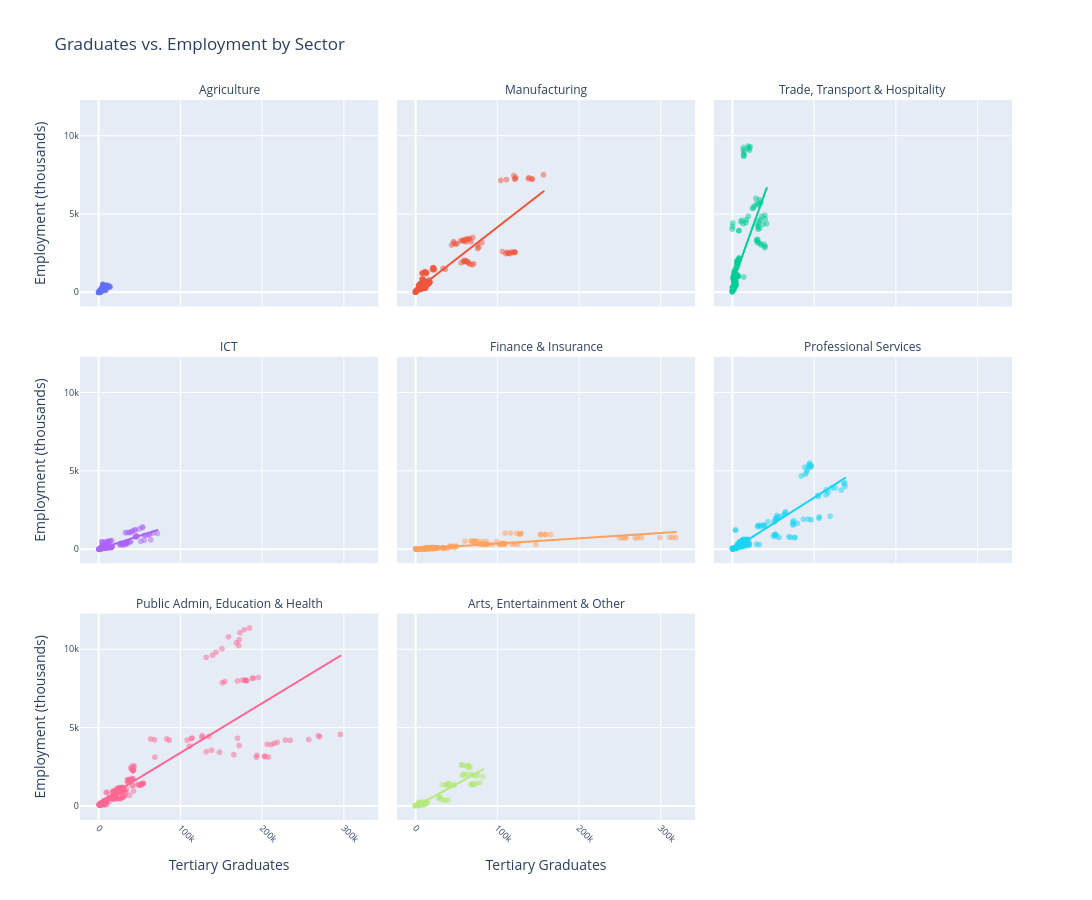

This figure's notebook cell:
### Code cell
fig = px.scatter(
    df_merged,
    x="graduates",
    y="employment_thousands",
    color="sector",
    facet_col="sector",
    facet_col_wrap=3,
    trendline="ols",
    opacity=0.5,
    title="Graduates vs. Employment by Sector",
    labels={"graduates": "Tertiary Graduates", "employment_thousands": "Employment (thousands)"},
    height=900,
    width=1100
)
fig.for_each_annotation(lambda a: a.update(text=a.text.split("=")[-1]))
fig.update_xaxes(tickangle=45, tickfont=dict(size=9))
fig.update_yaxes(tickfont=dict(size=9))
fig.update_layout(showlegend=False)
fig.show()

### Figure 1 — Plotly figure (JSON) as saved in the notebook; plotly's stock layout.template omitted (floating-point values rounded to 4 significant figures; data arrays with more than 128 entries replaced by an {"elided": "..."} marker saying what was removed)
{"data": [{"hovertemplate": "sector=Agriculture<br>Tertiary Graduates=%{x}<br>Employment (thousands)=%{y}<extra></extra>", "legendgroup": "Agriculture", "marker": {"color": "#636efa", "opacity": 0.5, "symbol": "circle"}, "mode": "markers", "name": "Agriculture", "showlegend": true, "type": "scattergl", "x": {"elided": "295 int values"}, "xaxis": "x7", "y": {"elided": "295 float values"}, "yaxis": "y7"}, {"hovertemplate": "<b>OLS trendline</b><br>employment_thousands = 0.0347913 * graduates + 21.5642<br>R<sup>2</sup>=0.721174<br><br>sector=Agriculture<br>Tertiary Graduates=%{x}<br>Employment (thousands)=%{y} <b>(trend)</b><extra></extra>", "legendgroup": "Agriculture", "marker": {"color": "#636efa", "symbol": "circle"}, "mode": "lines", "name": "Agriculture", "showlegend": false, "type": "scattergl", "x": {"elided": "295 int values"}, "xaxis": "x7", "y": {"elided": "295 float values"}, "yaxis": "y7"}, {"hovertemplate": "sector=Manufacturing<br>Tertiary Graduates=%{x}<br>Employment (thousands)=%{y}<extra></extra>", "legendgroup": "Manufacturing", "marker": {"color": "#EF553B", "opacity": 0.5, "symbol": "circle"}, "mode": "markers", "name": "Manufacturing", "showlegend": true, "type": "scattergl", "x": {"elided": "295 int values"}, "xaxis": "x8", "y": {"elided": "295 float values"}, "yaxis": "y8"}, {"hovertemplate": "<b>OLS trendline</b><br>employment_thousands = 0.0405667 * graduates + 89.1524<br>R<sup>2</sup>=0.804206<br><br>sector=Manufacturing<br>Tertiary Graduates=%{x}<br>Employment (thousands)=%{y} <b>(trend)</b><extra></extra>", "legendgroup": "Manufacturing", "marker": {"color": "#EF553B", "symbol": "circle"}, "mode": "lines", "name": "Manufacturing", "showlegend": false, "type": "scattergl", "x": {"elided": "295 int values"}, "xaxis": "x8", "y": {"elided": "295 float values"}, "yaxis": "y8"}, {"hovertemplate": "sector=Trade, Transport & Hospitality<br>Tertiary Graduates=%{x}<br>Employment (thousands)=%{y}<extra></extra>", "legendgroup": "Trade, Transport & Hospitality", "marker": {"color": "#00cc96", "opacity": 0.5, "symbol": "circle"}, "mode": "markers", "name": "Trade, Transport & Hospitality", "showlegend": true, "type": "scattergl", "x": {"elided": "293 int values"}, "xaxis": "x9", "y": {"elided": "293 float values"}, "yaxis": "y9"}, {"hovertemplate": "<b>OLS trendline</b><br>employment_thousands = 0.145605 * graduates + 526.819<br>R<sup>2</sup>=0.505643<br><br>sector=Trade, Transport & Hospitality<br>Tertiary Graduates=%{x}<br>Employment (thousands)=%{y} <b>(trend)</b><extra></extra>", "legendgroup": "Trade, Transport & Hospitality", "marker": {"color": "#00cc96", "symbol": "circle"}, "mode": "lines", "name": "Trade, Transport & Hospitality", "showlegend": false, "type": "scattergl", "x": {"elided": "293 int values"}, "xaxis": "x9", "y": {"elided": "293 float values"}, "yaxis": "y9"}, {"hovertemplate": "sector=ICT<br>Tertiary Graduates=%{x}<br>Employment (thousands)=%{y}<extra></extra>", "legendgroup": "ICT", "marker": {"color": "#ab63fa", "opacity": 0.5, "symbol": "circle"}, "mode": "markers", "name": "ICT", "showlegend": true, "type": "scattergl", "x": {"elided": "293 int values"}, "xaxis": "x4", "y": {"elided": "293 float values"}, "yaxis": "y4"}, {"hovertemplate": "<b>OLS trendline</b><br>employment_thousands = 0.01697 * graduates + 22.366<br>R<sup>2</sup>=0.771083<br><br>sector=ICT<br>Tertiary Graduates=%{x}<br>Employment (thousands)=%{y} <b>(trend)</b><extra></extra>", "legendgroup": "ICT", "marker": {"color": "#ab63fa", "symbol": "circle"}, "mode": "lines", "name": "ICT", "showlegend": false, "type": "scattergl", "x": {"elided": "293 int values"}, "xaxis": "x4", "y": {"elided": "293 float values"}, "yaxis": "y4"}, {"hovertemplate": "sector=Finance & Insurance<br>Tertiary Graduates=%{x}<br>Employment (thousands)=%{y}<extra></extra>", "legendgroup": "Finance & Insurance", "marker": {"color": "#FFA15A", "opacity": 0.5, "symbol": "circle"}, "mode": "markers", "name": "Finance & Insurance", "showlegend": true, "type": "scattergl", "x": {"elided": "293 int values"}, "xaxis": "x5", "y": {"elided": "293 float values"}, "yaxis": "y5"}, {"hovertemplate": "<b>OLS trendline</b><br>employment_thousands = 0.00339163 * graduates + 33.7691<br>R<sup>2</sup>=0.740011<br><br>sector=Finance & Insurance<br>Tertiary Graduates=%{x}<br>Employment (thousands)=%{y} <b>(trend)</b><extra></extra>", "legendgroup": "Finance & Insurance", "marker": {"color": "#FFA15A", "symbol": "circle"}, "mode": "lines", "name": "Finance & Insurance", "showlegend": false, "type": "scattergl", "x": {"elided": "293 int values"}, "xaxis": "x5", "y": {"elided": "293 float values"}, "yaxis": "y5"}, {"hovertemplate": "sector=Professional Services<br>Tertiary Graduates=%{x}<br>Employment (thousands)=%{y}<extra></extra>", "legendgroup": "Professional Services", "marker": {"color": "#19d3f3", "opacity": 0.5, "symbol": "circle"}, "mode": "markers", "name": "Professional Services", "showlegend": true, "type": "scattergl", "x": {"elided": "295 int values"}, "xaxis": "x6", "y": {"elided": "295 float values"}, "yaxis": "y6"}, {"hovertemplate": "<b>OLS trendline</b><br>employment_thousands = 0.0332732 * graduates + -24.9937<br>R<sup>2</sup>=0.789761<br><br>sector=Professional Services<br>Tertiary Graduates=%{x}<br>Employment (thousands)=%{y} <b>(trend)</b><extra></extra>", "legendgroup": "Professional Services", "marker": {"color": "#19d3f3", "symbol": "circle"}, "mode": "lines", "name": "Professional Services", "showlegend": false, "type": "scattergl", "x": {"elided": "295 int values"}, "xaxis": "x6", "y": {"elided": "295 float values"}, "yaxis": "y6"}, {"hovertemplate": "sector=Public Admin, Education & Health<br>Tertiary Graduates=%{x}<br>Employment (thousands)=%{y}<extra></extra>", "legendgroup": "Public Admin, Education & Health", "marker": {"color": "#FF6692", "opacity": 0.5, "symbol": "circle"}, "mode": "markers", "name": "Public Admin, Education & Health", "showlegend": true, "type": "scattergl", "x": {"elided": "295 int values"}, "xaxis": "x", "y": {"elided": "295 float values"}, "yaxis": "y"}, {"hovertemplate": "<b>OLS trendline</b><br>employment_thousands = 0.0316906 * graduates + 225.585<br>R<sup>2</sup>=0.668842<br><br>sector=Public Admin, Education & Health<br>Tertiary Graduates=%{x}<br>Employment (thousands)=%{y} <b>(trend)</b><extra></extra>", "legendgroup": "Public Admin, Education & Health", "marker": {"color": "#FF6692", "symbol": "circle"}, "mode": "lines", "name": "Public Admin, Education & Health", "showlegend": false, "type": "scattergl", "x": {"elided": "295 int values"}, "xaxis": "x", "y": {"elided": "295 float values"}, "yaxis": "y"}, {"hovertemplate": "sector=Arts, Entertainment & Other<br>Tertiary Graduates=%{x}<br>Employment (thousands)=%{y}<extra></extra>", "legendgroup": "Arts, Entertainment & Other", "marker": {"color": "#B6E880", "opacity": 0.5, "symbol": "circle"}, "mode": "markers", "name": "Arts, Entertainment & Other", "showlegend": true, "type": "scattergl", "x": {"elided": "295 int values"}, "xaxis": "x2", "y": {"elided": "295 float values"}, "yaxis": "y2"}, {"hovertemplate": "<b>OLS trendline</b><br>employment_thousands = 0.0286433 * graduates + -48.4051<br>R<sup>2</sup>=0.863951<br><br>sector=Arts, Entertainment & Other<br>Tertiary Graduates=%{x}<br>Employment (thousands)=%{y} <b>(trend)</b><extra></extra>", "legendgroup": "Arts, Entertainment & Other", "marker": {"color": "#B6E880", "symbol": "circle"}, "mode": "lines", "name": "Arts, Entertainment & Other", "showlegend": false, "type": "scattergl", "x": {"elided": "295 int values"}, "xaxis": "x2", "y": {"elided": "295 float values"}, "yaxis": "y2"}], "layout": {"annotations": [{"font": {}, "showarrow": false, "text": "Public Admin, Education & Health", "x": 0.16, "xanchor": "center", "xref": "paper", "y": 0.2867, "yanchor": "bottom", "yref": "paper"}, {"font": {}, "showarrow": false, "text": "Arts, Entertainment & Other", "x": 0.5, "xanchor": "center", "xref": "paper", "y": 0.2867, "yanchor": "bottom", "yref": "paper"}, {"font": {}, "showarrow": false, "text": "ICT", "x": 0.16, "xanchor": "center", "xref": "paper", "y": 0.6433, "yanchor": "bottom", "yref": "paper"}, {"font": {}, "showarrow": false, "text": "Finance & Insurance", "x": 0.5, "xanchor": "center", "xref": "paper", "y": 0.6433, "yanchor": "bottom", "yref": "paper"}, {"font": {}, "showarrow": false, "text": "Professional Services", "x": 0.84, "xanchor": "center", "xref": "paper", "y": 0.6433, "yanchor": "bottom", "yref": "paper"}, {"font": {}, "showarrow": false, "text": "Agriculture", "x": 0.16, "xanchor": "center", "xref": "paper", "y": 1.0, "yanchor": "bottom", "yref": "paper"}, {"font": {}, "showarrow": false, "text": "Manufacturing", "x": 0.5, "xanchor": "center", "xref": "paper", "y": 1.0, "yanchor": "bottom", "yref": "paper"}, {"font": {}, "showarrow": false, "text": "Trade, Transport & Hospitality", "x": 0.84, "xanchor": "center", "xref": "paper", "y": 1.0, "yanchor": "bottom", "yref": "paper"}], "height": 900, "legend": {"title": {"text": "sector"}, "tracegroupgap": 0}, "showlegend": false, "title": {"text": "Graduates vs. Employment by Sector"}, "width": 1100, "xaxis": {"anchor": "y", "domain": [0, 0.32], "tickangle": 45, "tickfont": {"size": 9}, "title": {"text": "Tertiary Graduates"}}, "xaxis2": {"anchor": "y2", "domain": [0.34, 0.66], "matches": "x", "tickangle": 45, "tickfont": {"size": 9}, "title": {"text": "Tertiary Graduates"}}, "xaxis3": {"anchor": "y3", "domain": [0.68, 1.0], "matches": "x", "tickangle": 45, "tickfont": {"size": 9}, "title": {"text": "Tertiary Graduates"}}, "xaxis4": {"anchor": "y4", "domain": [0, 0.32], "matches": "x", "showticklabels": false, "tickangle": 45, "tickfont": {"size": 9}}, "xaxis5": {"anchor": "y5", "domain": [0.34, 0.66], "matches": "x", "showticklabels": false, "tickangle": 45, "tickfont": {"size": 9}}, "xaxis6": {"anchor": "y6", "domain": [0.68, 1.0], "matches": "x", "showticklabels": false, "tickangle": 45, "tickfont": {"size": 9}}, "xaxis7": {"anchor": "y7", "domain": [0, 0.32], "matches": "x", "showticklabels": false, "tickangle": 45, "tickfont": {"size": 9}}, "xaxis8": {"anchor": "y8", "domain": [0.34, 0.66], "matches": "x", "showticklabels": false, "tickangle": 45, "tickfont": {"size": 9}}, "xaxis9": {"anchor": "y9", "domain": [0.68, 1.0], "matches": "x", "showticklabels": false, "tickangle": 45, "tickfont": {"size": 9}}, "yaxis": {"anchor": "x", "domain": [0, 0.2867], "tickfont": {"size": 9}, "title": {"text": "Employment (thousands)"}}, "yaxis2": {"anchor": "x2", "domain": [0, 0.2867], "matches": "y", "showticklabels": false, "tickfont": {"size": 9}}, "yaxis3": {"anchor": "x3", "domain": [0, 0.2867], "matches": "y", "showticklabels": false, "tickfont": {"size": 9}}, "yaxis4": {"anchor": "x4", "domain": [0.3567, 0.6433], "matches": "y", "tickfont": {"size": 9}, "title": {"text": "Employment (thousands)"}}, "yaxis5": {"anchor": "x5", "domain": [0.3567, 0.6433], "matches": "y", "showticklabels": false, "tickfont": {"size": 9}}, "yaxis6": {"anchor": "x6", "domain": [0.3567, 0.6433], "matches": "y", "showticklabels": false, "tickfont": {"size": 9}}, "yaxis7": {"anchor": "x7", "domain": [0.7133, 1.0], "matches": "y", "tickfont": {"size": 9}, "title": {"text": "Employment (thousands)"}}, "yaxis8": {"anchor": "x8", "domain": [0.7133, 1.0], "matches": "y", "showticklabels": false, "tickfont": {"size": 9}}, "yaxis9": {"anchor": "x9", "domain": [0.7133, 1.0], "matches": "y", "showticklabels": false, "tickfont": {"size": 9}}}}
